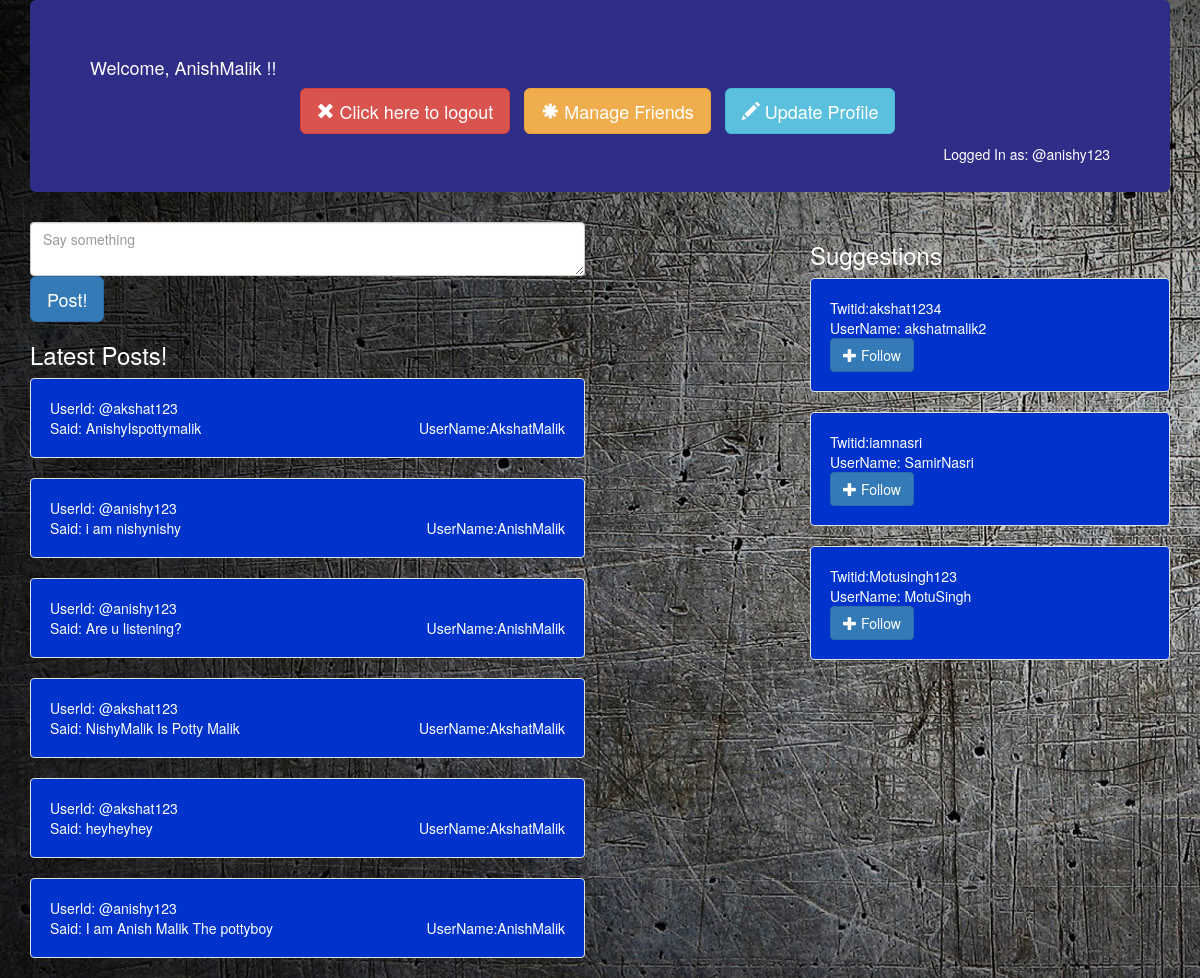
/ (signed in), run on the app's committed database.
### tables this page shows
CREATE TABLE IF NOT EXISTS `tweets` (
  `id` int(11) NOT NULL,
  `twitid` varchar(20) NOT NULL,
  `username` varchar(20) NOT NULL,
  `tweetext` text NOT NULL
);

CREATE TABLE IF NOT EXISTS `loginfo` (
  `twitid` varchar(20) NOT NULL,
  `username` varchar(20) NOT NULL,
  `password` varchar(20) NOT NULL
);

### show.php (the view, shortened to what this page needs)
<head>
</head>
<body>
<?php
  if(isset($_SESSION['twitid']))
  {
	  $uname=$_SESSION['twitid'];
			$query="select * from `tweets` where `twitid` in (select `Follows` from `$uname`) order By `id` desc";
			$res=mysql_query($query);
			while($row=mysql_fetch_array($res))
	{
		echo "<div class='well'>";
		 echo "UserId: @".$row['twitid']."<br>"."Said: ".$row['tweetext'];
		 echo "<span class='pull-right'>";
		 echo "UserName:".$row['username'];
		 echo "</span>";
		 echo "</div>";
	}
  }
  else
	   header("location:login.php")
  ?>
 </body>

### index.php (shortened to what this page needs)
<?php
 if(isset($_SESSION['twitid']))
 {
?>
<html>
<head>
	<link rel="stylesheet" href="https://maxcdn.bootstrapcdn.com/bootstrap/3.3.6/css/bootstrap.min.css">
</head>
<body>
<div class="first">
<div class="container">
 <div class="jumbotron">
 <h4><marquee> Welcome, <?php echo $_SESSION['uuname'];?> !!</marquee></h4>
 <center>
 <ul class="list-inline">
 <li> <a href="logout.php" class="btn btn-danger btn-lg"><span class="glyphicon glyphicon-remove"></span> Click here to logout</a></li>
  <li><a href="manage.php" class="btn btn-warning btn-lg"><span class="glyphicon glyphicon-asterisk"></span> Manage Friends</a></li>
 <li> <a href="update.php" class="btn btn-info btn-lg"><span class="glyphicon glyphicon-pencil"></span>	 Update Profile</a></li>
 </ul>
  </center>
  <span class="pull-right">Logged In as: @<?php echo $_SESSION['twitid'] ?></span>
  </div>
  <div class="row">
  <div class="col-md-6 col-sm-8 col-xs-10">
	<form method="post" action="post.php">
	 <textarea class="form-control" name="tweettext" placeholder="Say something" required></textarea>
	<input type="submit" name="button1" class="btn btn-primary btn-lg" value="Post!"/>
	</form>
	<div class="results">
	<h3>Latest Posts!</h3>
	<?php
		include("show.php");
	?>
	</div>
   </div>
   <div class="col-md-2 col-sm-2 col-xs-0">
   </div>
   <div class="col-md-4 col-sm-2 col-xs-2">
   <div class="results">
   <h3>Suggestions</h3>
   <?php include("suggest.php");?>
   </div>
   </div>
   </div>
</div>
</body>
<?php
 }
 else
	 header("location:login.php");
 ?>
</html>

### suggest.php (shortened to what this page needs)
<?php
if(isset($_SESSION['twitid']))
{
			$twitid=$_SESSION['twitid'];
			$query="select `twitid`,`username` from `loginfo` where `twitid` NOT IN(select `follows` from `$twitid`)";
			$res=mysql_query($query);
			while($row=mysql_fetch_array($res))
	{
		echo"<div class='well'>";
		echo "Twitid:".$row['twitid']." <br>UserName: ".$row['username'];
		?>
		<br>
<a href="add.php?id=<?php echo $row['twitid']?>" class="btn btn-primary btn-md"><span class="glyphicon glyphicon-plus"></span> Follow</a>
</div>
<?php
  }
}
else
	header("location:login.php");
?>

### index.php (style rules this page uses)
.jumbotron { background-color:#2E2D88; color:white; }
.results { color:white; }
.first { min-height:768px; height:auto; background-image:url('freebg5.jpg'); }

### show.php (style rules this page uses)
.well { background-color:#0033cc; }

### data on the page
tweets: twitid "akshat123", tweetext "AnishyIspottymalik", username "AkshatMalik"
tweets: twitid "anishy123", tweetext "i am nishynishy", username "AnishMalik"
tweets: twitid "anishy123", tweetext "Are u listening?", username "AnishMalik"
tweets: twitid "akshat123", tweetext "NishyMalik Is Potty Malik", username "AkshatMalik"
tweets: twitid "akshat123", tweetext "heyheyhey", username "AkshatMalik"
tweets: twitid "anishy123", tweetext "I am Anish Malik The pottyboy", username "AnishMalik"
loginfo: twitid "akshat1234", username "akshatmalik2"
loginfo: twitid "iamnasri", username "SamirNasri"
loginfo: twitid "Motusingh123", username "MotuSingh"

### other printed values
$_SESSION['uuname'] "AnishMalik"
$_SESSION['twitid'] "anishy123"
